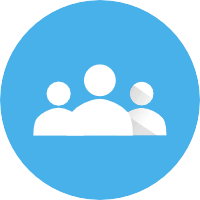
#> input picture sixth opencv/black.png, 200 x 200 px
$ python sixth.py
#> lines starting #> are read from the running program, lines starting #| are printed output that depends on the picture
# Hue: 0-180, Saturation : 0-255, Value: 0-255
import cv2
img = cv2.imread("black.png")
#> img is the input picture: shape (200, 200, 3); mean B, G, R 241, 204, 136.5
cv2.imshow("Original image",img)

img_hsv = cv2.cvtColor(img,cv2.COLOR_BGR2HSV)
#> img_hsv: shape (200, 200, 3); mean H, S, V 66.9, 113.5, 241

cv2.imshow("HSV image",img_hsv)
cv2.imshow("Hue",img_hsv[:,:,0])
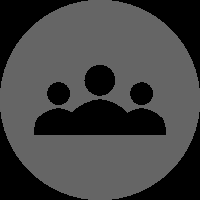
#> window 'Hue': shape (200, 200); min 0, max 102, mean 66.9
cv2.imshow("Saturation",img_hsv[:,:,1])
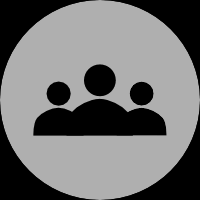
#> window 'Saturation': shape (200, 200); min 0, max 175, mean 113.5
cv2.imshow("Value",img_hsv[:,:,2])
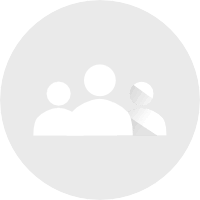
#> window 'Value': shape (200, 200); min 217, max 255, mean 241

cv2.waitKey(0)
cv2.destroyAllWindows()
